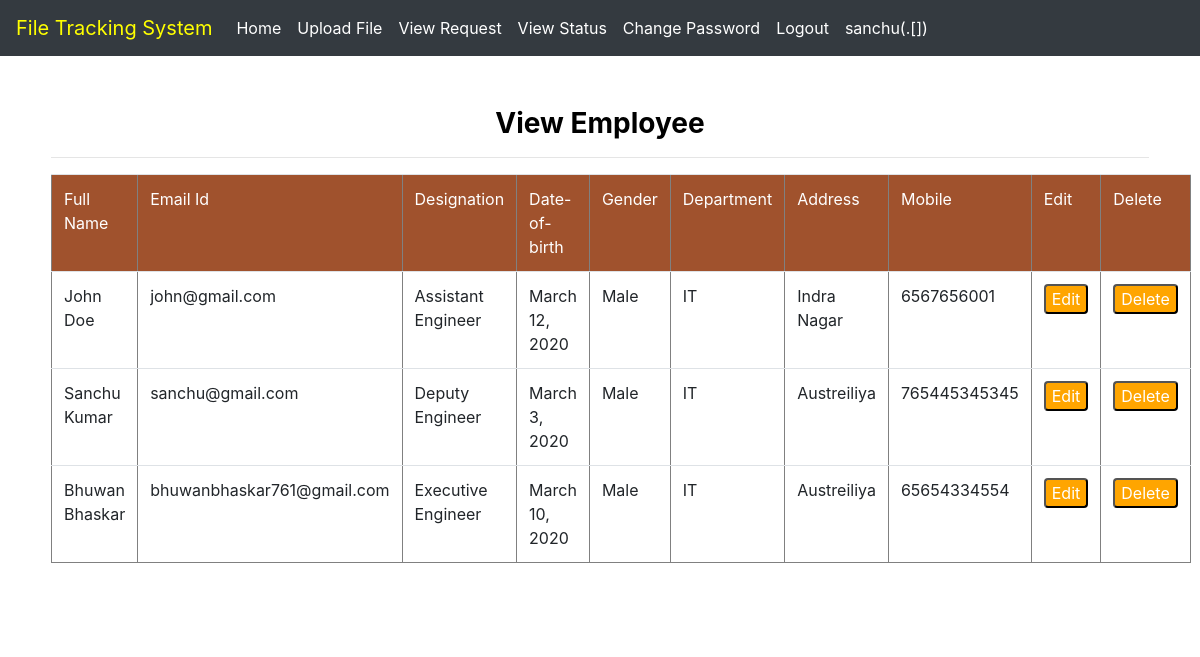
/view/ (signed in), run on the app's committed database.
### file/models.py (models this page shows, shortened)
class Employee(models.Model):
    user=models.ForeignKey(User,on_delete=models.CASCADE,null=True)
    d_birth=models.DateField(null=True,blank=True,auto_now_add=False)
    gen=models.CharField(max_length=30,null=True)
    department=models.ForeignKey(Department,on_delete=models.CASCADE,null=True)
    type=models.ForeignKey(Type,on_delete=models.CASCADE,null=True)
    add=models.CharField(max_length=100,null=True)
    mobile=models.IntegerField(null=True)

class Type(models.Model):
    type=models.CharField(max_length=100,null=True)

class Department(models.Model):
    dept = models.CharField(max_length=100,null=True)

### file/views.py (the view)
# urls.py: path('view/', viewdata, name='viewdata'),
def viewdata(request):
    data1=Employee.objects.all()
    d={'data1':data1}
    return render(request,'view.html',d)

### file/templates/view.html (shortened to what this page needs)
{% extends 'navigation.html' %}
{% block body %}
<div align="center" style="color:Black;border:1px solid white;border-radius:8px;background-color:white;padding:50px">
<center><h3><strong>View Employee</strong></h3><hr></center>
<div align="center">
<table id="myTable" border="1px" style="width:100%;border-radius:8px" class="table table-border">
        <thead style="background-color:#a0522d;color:white">
        <tr>
            <td> Full Name</td>
            <td> Email Id</td>
            <td> Designation</td>
            <td> Date-of-birth</td>
            <td> Gender</td>
            <td> Department</td>
            <td> Address</td>
            <td> Mobile</td>
            <td> Edit</td>
            <td> Delete</td>
        </tr>
         </thead>
    {% for i in data1 %}
        <tr>
            <td> {{i.user.first_name}} {{i.user.last_name}}</td>
            <td> {{i.user.email}}</td>
            <td> {{i.type.type}}</td>
            <td> {{i.d_birth}}</td>
            <td> {{i.gen}}</td>
            <td> {{i.department.dept}}</td>
            <td> {{i.add}}</td>
            <td> {{i.mobile}}</td>
            <td> <button><a href="{% url 'editview' i.id %}">Edit</a> </button></td>
            <td> <button><a href="{% url 'delete_view' i.id %}">Delete</a> </button></td>
        </tr>
        {% endfor %}
</table>
</div>
</div>
{% endblock %}

### file/templates/navigation.html (shortened to what this page needs)
<!DOCTYPE html>
<html lang="en">
{% load static %}
<head>
    <link rel="stylesheet" href="https://stackpath.bootstrapcdn.com/bootstrap/4.4.1/css/bootstrap.min.css">
</head>
<body>
<nav class="navbar navbar-expand-lg navbar-light bg-dark" >
  <a class="navbar-brand" href="#" style="color:yellow">File Tracking System</a>
  <div class="collapse navbar-collapse" id="navbarNavDropdown">
    <ul class="navbar-nav">
      <li class="nav-item active">
        <a class="nav-link" href="{% url 'home' %}" style="color:white">Home <span class="sr-only">(current)</span></a>
      </li>
        {% if request.user.is_staff %}
      <li class="nav-item">
        <a class="nav-link" href="{% url 'add_employee' %}" style="color:white">Add Employee</a>
      </li>
      <li class="nav-item">
        <a class="nav-link" href="{% url 'viewdata' %}" style="color:white">View Employee</a>
      </li>
        <li class="nav-item">
        <a class="nav-link" href="{% url 'logout' %}" style="color:white">Logout</a>
      </li>
        {% elif request.user.username %}
        <li class="nav-item">
        <a class="nav-link" href="{% url 'uploadfile' %}" style="color:white">Upload File</a>
      </li>
      <li class="nav-item">
        <a class="nav-link" href="{% url 'viewfile' %}" style="color:white">View Request</a>
      </li><li class="nav-item">
        <a class="nav-link" href="{% url 'viewstatus' %}" style="color:white">View Status</a>
      </li>
      <li class="nav-item">
        <a class="nav-link" href="{% url 'c_password' %}" style="color:white">Change Password</a>
      </li>
        <li class="nav-item">
        <a class="nav-link" href="{% url 'logout' %}" style="color:white">Logout</a>
      </li>
        <li class="nav-item">
        <a class="nav-link" href="" style="color:white;float:right" align="right">{{request.user.username}}({{emp.type.type}}.[{{emp.department.dept}}])</a>
      </li>
        {% endif %}
          </ul>
  </div>
</nav>
{% block body %}
{% endblock %}
</body>
</html>

### file/templates/navigation.html (style rules this page uses)
a { color:white; }

### file/templates/view.html (style rules this page uses)
button { border:1 px solid orange; border-radius:4px; color:white; background-color:orange; }

### data on the page
Employee: user.first_name "John", user.last_name "Doe", user.email "john@gmail.com", type.type "Assistant Engineer", d_birth "March 12, 2020", gen "Male", department.dept "IT", add "Indra Nagar", mobile "6567656001"
Employee: user.first_name "Sanchu", user.last_name "Kumar", user.email "sanchu@gmail.com", type.type "Deputy Engineer", d_birth "March 3, 2020", gen "Male", department.dept "IT", add "Austreiliya", mobile "765445345345"
Employee: user.first_name "Bhuwan", user.last_name "Bhaskar", user.email "bhuwanbhaskar761@gmail.com", type.type "Executive Engineer", d_birth "March 10, 2020", gen "Male", department.dept "IT", add "Austreiliya", mobile "65654334554"

### other printed values
{{ request.user.username }} "sanchu"
